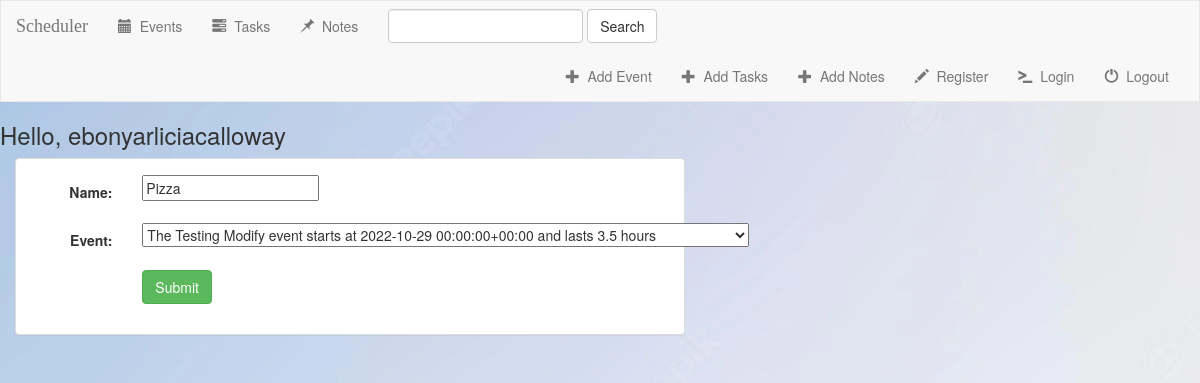
/task/4 (signed in), run on the app's committed database.
### events/models.py (models this page shows, shortened)
class Task(models.Model):
    name = models.CharField(max_length=250)
    event = models.ForeignKey(Event, on_delete=models.CASCADE, blank=True, null=True)
    user = models.ForeignKey(User, on_delete=models.CASCADE, related_name="tasklist", null=True)

### events/views.py (the view)
# urls.py: path('task/<int:pk>',views.TaskUpdate.as_view(),name='task-update'),
class TaskUpdate(UpdateView):
    model = Task
    fields = ['name', 'event']

### events/models.py (called while the page is built)
    def __str__(self) -> str:
        return "The {name} event starts at {start} and lasts {duration} hours".format(
            name=self.name, start=self.start, duration=self.duration)

### events/templates/events/task_form.html (shortened to what this page needs)
{% extends 'events/base.html' %}
    {% load static %}
{% block main %}
{% if user.is_authenticated %}
<div class="container-fluid">
    <div class="row">
        <div class="col-sm-12 col-md-7">
            <div class="panel panel-default">
                <div class="panel-body">
                    <form class="form-horizontal" action="" method="POST" enctype="multipart/form-data">
                        {% include 'events/form_template.html' %}
                        <div class="form-group">
                            <div class="col-sm-offset-2 col-sm-10">
                                <button type="submit" class="btn btn-success">Submit</button>
                            </div>
                        </div>
                    </form>
                </div>
            </div>
        </div>
    </div>
</div>
{% endif%}
{% endblock %}

### events/templates/events/base.html (shortened to what this page needs)
<!DOCTYPE html>
<html lang="en">
<head>
    {% load static %}
    <link rel="stylesheet" href="https://maxcdn.bootstrapcdn.com/bootstrap/3.3.7/css/bootstrap.min.css">
    <link rel="stylesheet" type="text/css" href="{% static 'events/style.css' %}" />
</head>
<body>
    {% with url_name=request.resolver_match.url_name %}
    <nav class="navbar navbar-default">
        <div class="container-fluid">
            <div class="navbar-header">
                <a class="navbar-brand" href="{% url "events:index" %}">Scheduler</a>
        </div>
        <div class="collapse navbar-collapse" id="topNavBar">
            <ul class="nav navbar-nav">
            <li  class = "dropdown {% if url_name == 'index' %}active{% endif %}">
                <a href="{% url 'events:index' %}">
                    <span class="glyphicon glyphicon-calendar" aria-hidden="true"></span>&nbsp; Events
                </a>
            </li>
            <li class= "dropdown {% if url_name == 'tasks' %}active{% endif %}">
                <a href="{% url 'events:tasks' %}">
                    <span class="glyphicon glyphicon-tasks" aria-hidden="true"></span>&nbsp; Tasks
                </a>
            </li>
            <li class= "dropdown {% if url_name == 'notes' %}active{% endif %}">
                <a href="{% url 'events:notes' %}">
                    <span class="glyphicon glyphicon-pushpin" aria-hidden="true"></span>&nbsp; Notes
                </a>
            </li>
            </ul>
            <form name = "search_form" class="navbar-form navbar-left" role="search" method="GET" action="">
                <div class="form-group">
                    <input type="text" class="form-control" name ="query" value="">
                </div>
                <button type="submit" class="btn btn-default">Search</button>
            </form>
            <ul class="nav navbar-nav navbar-right">
                <li class= "dropdown {% if url_name == 'event-add' %}active{% endif %}">
                    <a href="{% url 'events:event-add' %}">
                        <span class="glyphicon glyphicon-plus" aria-hidden="true"></span>&nbsp; Add Event
                    </a>
                </li>
                <li class= "dropdown {% if url_name == 'task-add' %}active{% endif %}">
                    <a href="{% url 'events:task-add' %}">
                        <span class="glyphicon glyphicon-plus" aria-hidden="true"></span>&nbsp; Add Tasks
                    </a>
                </li>
                <li class= "dropdown {% if url_name == 'note-add' %}active{% endif %}">
                    <a href="{% url 'events:note-add' %}">
                        <span class="glyphicon glyphicon-plus" aria-hidden="true"></span>&nbsp; Add Notes
                    </a>
                </li>
                <li class= "dropdown {% if url_name == 'register' %}active{% endif %}">
                    <a href="{% url 'events:register' %}">
                        <span class="glyphicon glyphicon-pencil" aria-hidden="true"></span>&nbsp; Register
                    </a>
                </li>
                <li class= "dropdown {% if url_name == 'login' %}active{% endif %}">
                    <a href="{% url 'events:login' %}">
                        <span class="glyphicon glyphicon-console" aria-hidden="true"></span>&nbsp; Login
                    </a>
                </li>
                {% if user.is_authenticated %}
                <li class= "dropdown">
                    <a href="{% url 'events:logout' %}">
                        <span class="glyphicon glyphicon-off" aria-hidden="true"></span>&nbsp; Logout
                    </a>
                </li>
                {% endif %}
            </ul>
          </div>
        </div>
    </nav>
    {% endwith %}
    {% if user.is_authenticated %}
    <h3>Hello, {{user.get_username}}</h3>
    {% else %}
    <h3>You are not logged in</h3>
    {% endif %}
    {% block main %}
    {% endblock %}
</body>
</html>

### events/templates/events/form_template.html (shortened to what this page needs)
{% for field in form %}
    <div class="form-group">
        <div class="col-sm-offset-2 col-sm-10">
        </div>
        <label class="control-label col-sm-2">{{ field.label_tag }}</label>
        <div class="col-sm-10">{{ field }}</div>
    </div>
{% endfor %}
<!DOCTYPE html>
<html lang="en">
<head>
</head>
</html>

### events/static/events/style.css (style rules this page uses)
ul { color: green; list-style-type: none; }
body { background: rgb(130, 35, 35) url("../events/static/images/background.jpeg"); }
.navbar { border-radius: 0; }
.navbar-brand { font-family: 'Satisfy', cursive; }

### data on the page
Task: form "Pizza" "The Testing Modify event starts at 2022-10-29 00:00:00+00:00 and lasts 3.5 hours"

### other printed values
{{ user.get_username }} "ebonyarliciacalloway"
{{ field.label_tag }} "Name:" "Event:"
